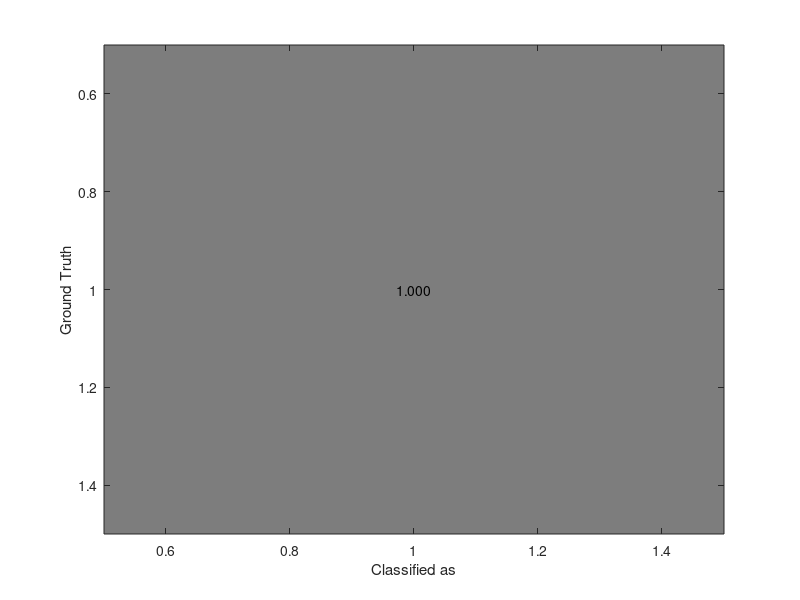

Recreate this plot in MATLAB. (Note: this script raises an error after producing the figure.)
function plotConfMat(varargin)
%PLOTCONFMAT plots the confusion matrix with colorscale, absolute numbers
%   and precision normalized percentages
%
%   usage: 
%   PLOTCONFMAT(confmat) plots the confmat with integers 1 to n as class labels
%   PLOTCONFMAT(confmat, labels) plots the confmat with the specified labels
%
%   Arguments
%   confmat:            a square confusion matrix
%   labels (optional):  vector of class labels

% number of arguments
switch (nargin)
    case 0
       confmat = 1;
       labels = {'1'};
    case 1
       confmat = varargin{1};
       labels = 1:size(confmat, 1);
    otherwise
       confmat = varargin{1};
       labels = varargin{2};
end

confmat(isnan(confmat))=0; % in case there are NaN elements
numlabels = size(confmat, 1); % number of labels

% calculate the percentage accuracies
confpercent = 100*confmat./repmat(sum(confmat, 1),numlabels,1);

% plotting the colors
imagesc(confpercent);
% title(sprintf('Accuracy: %.2f%%', 100*trace(confmat)/sum(confmat(:))));
ylabel('Ground Truth'); xlabel('Classified as');

% set the colormap
colormap(flipud(gray));

% Create strings from the matrix values and remove spaces
% textStrings = num2str([confpercent(:), confmat(:)], '%.1f%%d\n');
textStrings = num2str(confmat(:), '%.3f');

textStrings = strtrim(cellstr(textStrings));

% Create x and y coordinates for the strings and plot them
[x,y] = meshgrid(1:numlabels);
hStrings = text(x(:),y(:),textStrings(:), ...
    'HorizontalAlignment','center');

% Get the middle value of the color range
midValue = mean(get(gca,'CLim'));

% Choose white or black for the text color of the strings so
% they can be easily seen over the background color
textColors = repmat(confpercent(:) > midValue,1,3);
set(hStrings,{'Color'},num2cell(textColors,2));

% Setting the axis labels
set(gca,'XTick',1:numlabels,...
    'XTickLabel',labels,...
    'YTick',1:numlabels,...
    'YTickLabel',labels,...
    'TickLength',[0 0]);
end